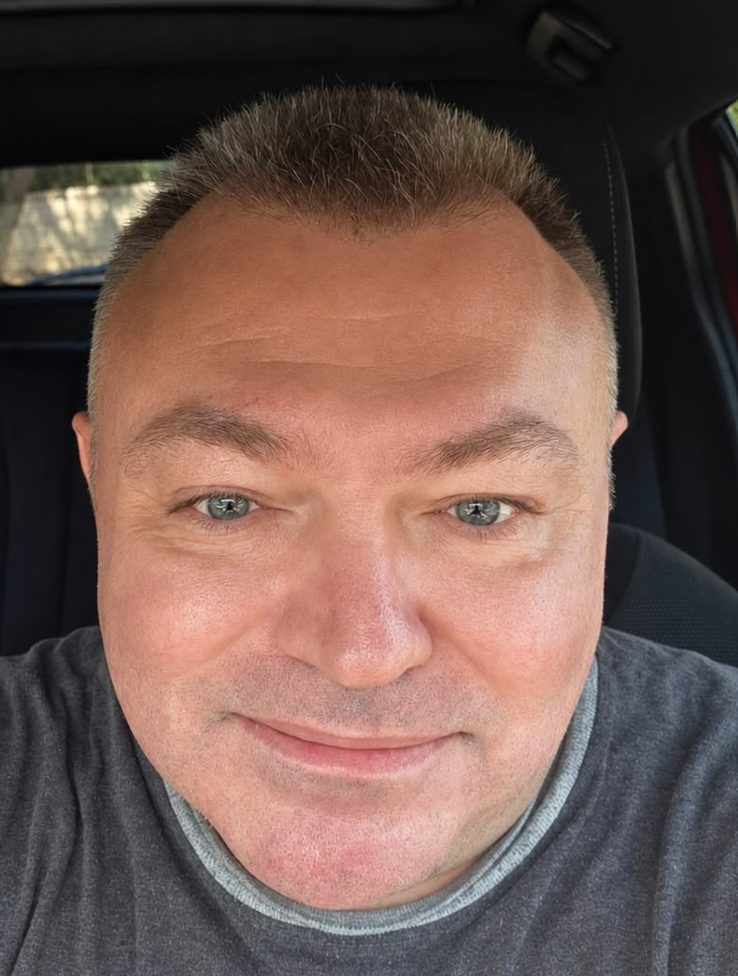
#> input picture docs/team_pic/michael1.png, 738 x 976 px, found by its file name
$ python make_avatars.py
#> lines starting #> are read from the running program, lines starting #| are printed output that depends on the picture
"""Crop the team photos into square avatars.

Run:  python docs/make_avatars.py
In:   docs/team_pic/*.jpg      Out:  public/avatars/*.jpg  (320x320)

A plain centre-crop does not work here: the three photos are framed very
differently (Michael is a car selfie with the face low-right, Naum is a studio
portrait with the face high, Vadim is nearly square and face-filling). So each
gets its own face centre, expressed as a fraction of width/height, plus how much
of the frame the square should span.
"""

from PIL import Image, ImageOps, ImageFilter, ImageEnhance
import os

SRC = 'docs/team_pic'
DST = 'public/avatars'
SIZE = 320

# name: (source file, face centre x, face centre y, square side as a fraction of the
#        SHORT edge, fit mode)
#
# fit='crop'    cut a square out of the photo. Fine when there is spare room around
#               the head.
# fit='contain' the head already fills the frame edge to edge, so ANY square crop
#               would slice off hair or chin. Instead keep the whole photo and pad
#               the sides with a blurred copy of itself.
SPEC = {
    'michael': ('michael1.png', 0.48, 0.45, 1.00, 'contain'),
    'naum':    ('naum.jpg',     0.50, 0.34, 0.92, 'crop'),
    'vadim':   ('vadim.jpg',    0.50, 0.45, 0.98, 'crop'),
    'lena':    ('lena_main.png',0.49, 0.36, 1.00, 'crop'),
}


def contain(im, side):
    """Whole photo, centred on a square, sides filled with a blurred copy of itself.

    Nothing of the face is lost, and the padding reads as depth of field rather
    than as empty bars.
    """
    w, h = im.size
    scale = side / min(w, h)
    bg = im.resize((max(side, int(w * scale)), max(side, int(h * scale))), Image.LANCZOS)
    bw, bh = bg.size
    bg = bg.crop(((bw - side) // 2, (bh - side) // 2,
                  (bw - side) // 2 + side, (bh - side) // 2 + side))
    bg = bg.filter(ImageFilter.GaussianBlur(22))
    bg = ImageEnhance.Brightness(bg).enhance(0.82)

    fs = side / max(w, h)
    fw, fh = int(w * fs), int(h * fs)
    bg.paste(im.resize((fw, fh), Image.LANCZOS), ((side - fw) // 2, (side - fh) // 2))
    return bg


def crop(name, src_file, cx, cy, span, fit='crop'):
    im = Image.open(os.path.join(SRC, src_file))
    im = ImageOps.exif_transpose(im)          # honour phone rotation metadata
    # PNGs come in as RGBA; JPEG has no alpha channel, so flatten onto white
    # rather than letting PIL raise "cannot write mode RGBA as JPEG".
    if im.mode in ('RGBA', 'LA', 'P'):
        im = im.convert('RGBA')
        flat = Image.new('RGB', im.size, (255, 255, 255))
        flat.paste(im, mask=im.split()[-1])
        im = flat
    elif im.mode != 'RGB':
        im = im.convert('RGB')
    w, h = im.size

    if fit == 'contain':
        out = contain(im, SIZE)
    else:
        side = int(min(w, h) * span)
        left = int(w * cx - side / 2)
        top = int(h * cy - side / 2)
        # Keep the square inside the image rather than letting PIL pad with black.
        left = max(0, min(left, w - side))
        top = max(0, min(top, h - side))
        out = im.crop((left, top, left + side, top + side)).resize((SIZE, SIZE), Image.LANCZOS)

    path = os.path.join(DST, name + '.jpg')
    out.save(path, 'JPEG', quality=88, optimize=True)
    print('  %-8s %-14s %sx%s -> %s (%d KB)' % (name, src_file, w, h, path, os.path.getsize(path) // 1024))


os.makedirs(DST, exist_ok=True)
for n, (src_file, cx, cy, span, fit) in SPEC.items():
    crop(n, src_file, cx, cy, span, fit)
#> in crop, im is the input picture: PIL image 738x976 RGBA; mean R, G, B, A 112.4, 88.1, 81, 255
#> in crop, `flat = Image.new('RGB', im.size, (255, 255, 255))`: flat: PIL image 738x976 RGB; every value is 255
#> in contain, `bg = bg.crop(((bw - side) // 2, (bh - side) // 2, (bw - side) // 2 + s..`:
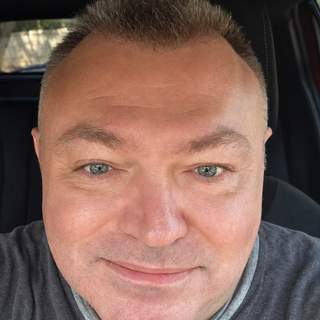
#> bg: PIL image 320x320 RGB; mean R, G, B 129.6, 98.3, 88.2
#> in contain, `bg = bg.filter(ImageFilter.GaussianBlur(22))`:
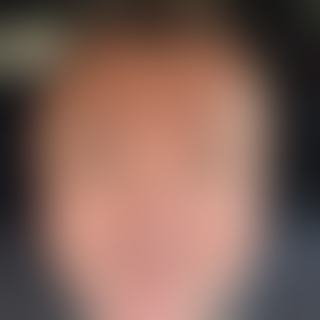
#> bg: PIL image 320x320 RGB; mean R, G, B 129.2, 98, 87.9
#> in contain, `bg = ImageEnhance.Brightness(bg).enhance(0.82)`:
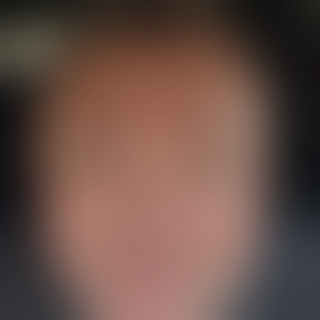
#> bg: PIL image 320x320 RGB; mean R, G, B 105.5, 79.9, 71.6
#> in contain, `bg.paste(im.resize((fw, fh), Image.LANCZOS), ((side - fw) // 2, (side ..`:
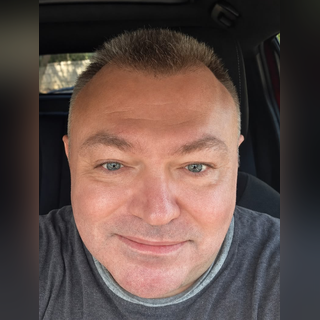
#> bg: PIL image 320x320 RGB; mean R, G, B 95.7, 76.8, 71.5
#|   michael  michael1.png   738x976 -> public/avatars/michael.jpg (18 KB)
#> pass 2 of the loop `for n, (src_file, cx, cy, span, fit) in SPEC.items():`:
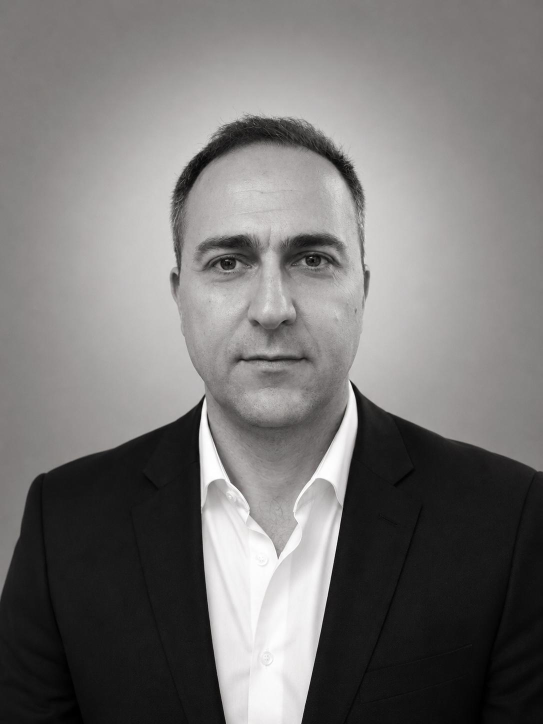
#> input picture docs/team_pic/naum.jpg, 1086 x 1448 px, found by its file name (shown at 1/2 size)
#> in crop, im is the input picture: PIL image 1086x1448 RGB; mean R, G, B 118.1, 116.5, 115.6
#> in crop (call 2), `out = im.crop((left, top, left + side, top + side)).resize((SIZE, SIZE..`:
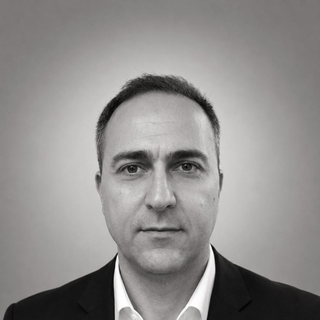
#> out: PIL image 320x320 RGB; mean R, G, B 143.8, 141.6, 140.2
#|   naum     naum.jpg       1086x1448 -> public/avatars/naum.jpg (12 KB)
#> pass 3 of the loop `for n, (src_file, cx, cy, span, fit) in SPEC.items():`:
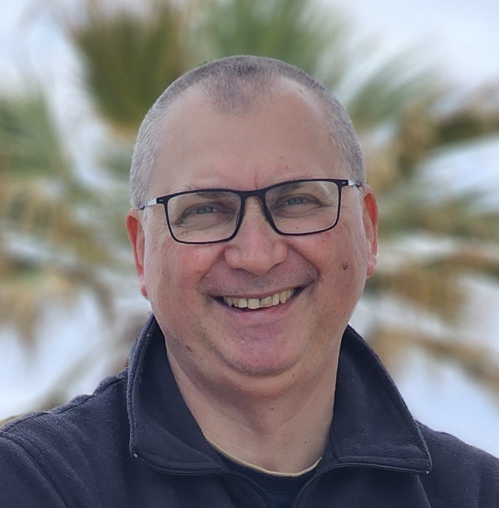
#> input picture docs/team_pic/vadim.jpg, 998 x 1016 px, found by its file name (shown at 1/2 size)
#> in crop, im is the input picture: PIL image 998x1016 RGB; mean R, G, B 131.9, 126.8, 127.4
#> in crop (call 3), `out = im.crop((left, top, left + side, top + side)).resize((SIZE, SIZE..`:
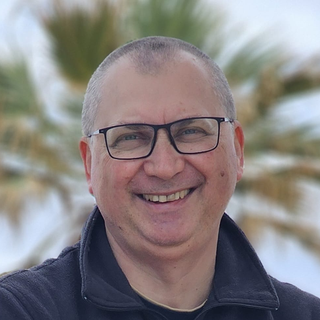
#> out: PIL image 320x320 RGB; mean R, G, B 135.1, 129.3, 129.1
#|   vadim    vadim.jpg      998x1016 -> public/avatars/vadim.jpg (19 KB)
#> the loop made 4 passes; the first 3 are shown
print('done')
